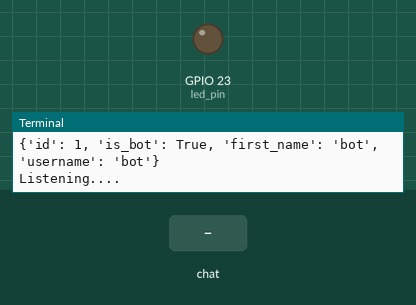
A program run on a simulated Raspberry Pi (BCM pin numbers). On the bench: output pins drawn as LEDs (lit = HIGH), the last lines printed to the terminal. Inputs (shaded band) come from the test bench. The clock reads 2024-03-15 10:24:30 at power-on unless the program sets it.

Above: at 1.5 s.
1.6 s: chat message "/led_1" arrives
At 2.5 s:
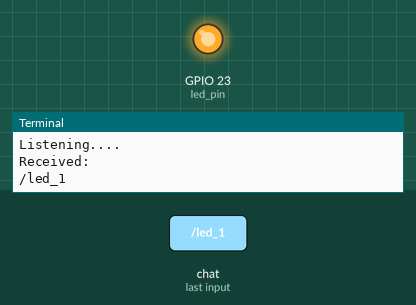
3.4 s: chat message "/led_0" arrives
At 5.0 s:
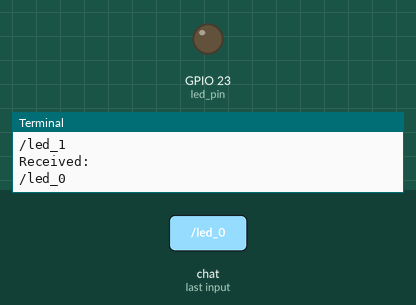
Timing chart, 0 to 6.5 s (numbered marks = the images above; inputs shaded):
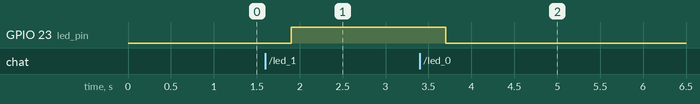

Measured:
- after the input at 1.6 s, GPIO 23 (led_pin): LOW → HIGH after 0.30 s
- after the input at 3.4 s, GPIO 23 (led_pin): HIGH → LOW after 0.30 s

The program:

tele.py
```python
import datetime
import telepot
from telepot.loop import MessageLoop
import RPi.GPIO as GPIO
from time import sleep
GPIO.setwarnings(False)
led_pin = 23

GPIO.setmode(GPIO.BCM)
GPIO.setup(led_pin, GPIO.OUT)

now = datetime.datetime.now() # Getting date and time

def handle(msg):
    chat_id = msg['chat']['id'] # Receiving the message from telegram
    command = msg['text']   # Getting text from the message

    print ('Received:')
    print(command)

    # Comparing the incoming message to send a reply according to it
    if command == '/hi':
        bot.sendMessage (chat_id, str("Hello World"))
    elif command == '/time':
        bot.sendMessage(chat_id, str("Time: ") + str(now.hour) + str(":") + str(now.minute) + str(":") + str(now.second))
    elif command == '/date':
        bot.sendMessage(chat_id, str("Date: ") + str(now.day) + str("/") + str(now.month) + str("/") + str(now.year))
    elif command == '/led_1':
        bot.sendMessage(chat_id, str("led is ON"))
        GPIO.output(led_pin, True)
    elif command == '/led_0':
        bot.sendMessage(chat_id, str("led is OFF"))
        GPIO.output(led_pin, False)

# Insert your telegram token below
bot = telepot.Bot('enter your api')
print (bot.getMe())

# Start listening to the telegram bot and whenever a message is  received, the handle function will be called.
MessageLoop(bot, handle).run_as_thread()
print ('Listening....')

while 1:
    sleep(10)
```
